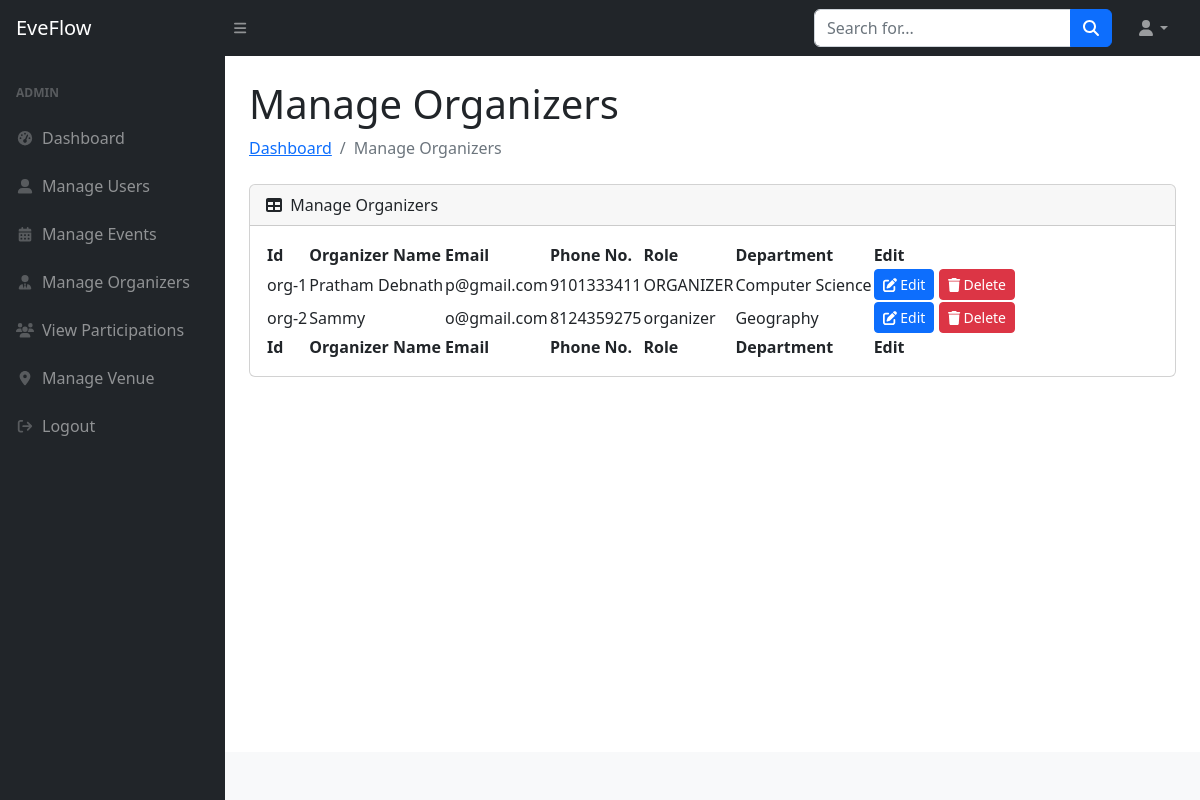
Page /adminpanel/manage_organizers.php (signed in) on the committed database.
### tables this page shows
CREATE TABLE `organizers` (
  `organizer_id` varchar(20) NOT NULL,
  `email` varchar(255) NOT NULL,
  `organizer_name` varchar(255) NOT NULL,
  `phone` varchar(20) NOT NULL,
  `department` varchar(255) NOT NULL,
  `semester` varchar(255) NOT NULL,
  `role` varchar(100) NOT NULL,
  `password` varchar(255) NOT NULL,
  `created_at` timestamp NOT NULL DEFAULT current_timestamp(),
  `updated_at` timestamp NOT NULL DEFAULT current_timestamp() ON UPDATE current_timestamp()
);

### adminpanel/manage_organizers.php (the view, shortened to what this page needs)
<?php
$servername = "localhost";
$username = "root";
$password = "";
$dbname = "eveflow_db";
$conn = new mysqli($servername, $username, $password, $dbname);
$sql = "SELECT organizer_id, email, organizer_name, phone, department, semester, role, password, created_at, updated_at FROM organizers";
$result = $conn->query($sql);
?>
<!DOCTYPE html>
<html lang="en">
    <head>
        <link href="https://cdn.jsdelivr.net/npm/simple-datatables@7.1.2/dist/style.min.css" rel="stylesheet" />
        <link href="css/styles.css" rel="stylesheet" />
    </head>
    <body class="sb-nav-fixed">
        <nav class="sb-topnav navbar navbar-expand navbar-dark bg-dark">
            <a class="navbar-brand ps-3" href="admin.php">EveFlow</a>
            <button class="btn btn-link btn-sm order-1 order-lg-0 me-4 me-lg-0" id="sidebarToggle" href="#!"><i class="fas fa-bars"></i></button>
            <form class="d-none d-md-inline-block form-inline ms-auto me-0 me-md-3 my-2 my-md-0">
                <div class="input-group">
                    <input class="form-control" type="text" placeholder="Search for..." aria-label="Search for..." aria-describedby="btnNavbarSearch" />
                    <button class="btn btn-primary" id="btnNavbarSearch" type="button"><i class="fas fa-search"></i></button>
                </div>
            </form>
            <ul class="navbar-nav ms-auto ms-md-0 me-3 me-lg-4">
                <li class="nav-item dropdown">
                    <a class="nav-link dropdown-toggle" id="navbarDropdown" href="#" role="button" data-bs-toggle="dropdown" aria-expanded="false"><i class="fas fa-user fa-fw"></i></a>
                </li>
            </ul>
        </nav>
        <div id="layoutSidenav">
            <div id="layoutSidenav_nav">
                <nav class="sb-sidenav accordion sb-sidenav-dark" id="sidenavAccordion">
                    <div class="sb-sidenav-menu">
                        <div class="nav">
                            <div class="sb-sidenav-menu-heading">Admin</div>
                            <a class="nav-link" href="admin.php">
                                <div class="sb-nav-link-icon"><i class="fas fa-tachometer-alt fa-fw"></i></div>
                                Dashboard
                            </a>
                            <a class="nav-link" href="manage_users.php">
                                <div class="sb-nav-link-icon"><i class="fas fa-user-alt fa-fw"></i></div>
                                Manage Users
                            </a>
                            <a class="nav-link" href="manage_events.php">
                                <div class="sb-nav-link-icon"><i class="fas fa-calendar-alt fa-fw"></i></div>
                                Manage Events
                            </a>
                            <a class="nav-link" href="manage_organizers.php">
                                <div class="sb-nav-link-icon"><i class="fas fa-user-tie fa-fw"></i></div>
                                Manage Organizers
                            </a>
                            <a class="nav-link" href="manage_teams.php">
                                <div class="sb-nav-link-icon"><i class="fas fa-users fa-fw"></i></div>
                                View Participations
                            </a>
                            <a class="nav-link" href="manage_venue.php">
                                <div class="sb-nav-link-icon"><i class="fas fa-location-dot fa-fw"></i></div>
                                Manage Venue
                            </a>
                            <a class="nav-link" href="../adminlogout.php">
                                <div class="sb-nav-link-icon"><i class="fas fa-sign-out fa-fw"></i></div>
                                Logout
                            </a>
                        </div>
                    </div>
                </nav>
            </div>
            <div id="layoutSidenav_content">
                <main>
                    <div class="container-fluid px-4">
                        <div class="d-flex justify-content-between align-items-center mt-4">
                            <h1>Manage Organizers</h1>
                        </div>
                        <ol class="breadcrumb mb-4">
                            <li class="breadcrumb-item"><a href="admin.php">Dashboard</a></li>
                            <li class="breadcrumb-item active">Manage Organizers</li>
                        </ol>
                        <div class="card mb-4">
                            <div class="card-header">
                                <i class="fas fa-table me-1"></i> Manage Organizers
                            </div>
                            <div class="card-body">
                                <table id="datatablesSimple">
                                    <thead>
                                        <tr>
                                            <th>Id</th>
                                            <th>Organizer Name</th>
                                            <th>Email</th>
                                            <th>Phone No.</th>
                                            <th>Role</th>
                                            <th>Department</th>
                                            <th>Edit</th>
                                        </tr>
                                    </thead>
                                    <tfoot>
                                        <tr>
                                            <th>Id</th>
                                            <th>Organizer Name</th>
                                            <th>Email</th>
                                            <th>Phone No.</th>
                                            <th>Role</th>
                                            <th>Department</th>
                                            <th>Edit</th>
                                        </tr>
                                    </tfoot>
                                    <tbody>
                                        <?php
                                        if ($result->num_rows > 0) {
                                            while ($row = $result->fetch_assoc()) {
                                                echo "<tr>
                                                    <td>" . htmlspecialchars($row['organizer_id']) . "</td>
                                                    <td>" . htmlspecialchars($row['organizer_name']) . "</td>
                                                    <td>" . htmlspecialchars($row['email']) . "</td>
                                                    <td>" . htmlspecialchars($row['phone']) . "</td>
                                                    <td>" . htmlspecialchars($row['role']) . "</td>
                                                    <td>" . htmlspecialchars($row['department']) . "</td>
                                                    <td>
                                                        <button class='btn btn-sm btn-primary' data-bs-toggle='modal' data-bs-target='#editOrganizerModal" . htmlspecialchars($row['organizer_id']) . "'>
                                                            <i class='fas fa-edit'></i> Edit
                                                        </button>
                                                        <a href='?delete=" . htmlspecialchars($row['organizer_id']) . "' class='btn btn-sm btn-danger' onclick='return confirm(\"Are you sure you want to delete this organizer?\");'>
                                                            <i class='fas fa-trash'></i> Delete
                                                        </a>
                                                    </td>
                                                </tr>";
                                            }
                                        } else {
                                            echo "<tr><td colspan='7'>No organizers found</td></tr>";
                                        }
                                        ?>
                                    </tbody>
                                </table>
                            </div>
                        </div>
                    </div>
                </main>
                <footer class="py-4 bg-light mt-auto">
                </footer>
            </div>
        </div>
    </body>
</html>

### rows in the picture
organizers: organizer_id "org-1", organizer_name "Pratham Debnath", email "p@gmail.com", phone "9101333411", role "ORGANIZER", department "Computer Science"
organizers: organizer_id "org-2", organizer_name "Sammy", email "o@gmail.com", phone "8124359275", role "organizer", department "Geography"
